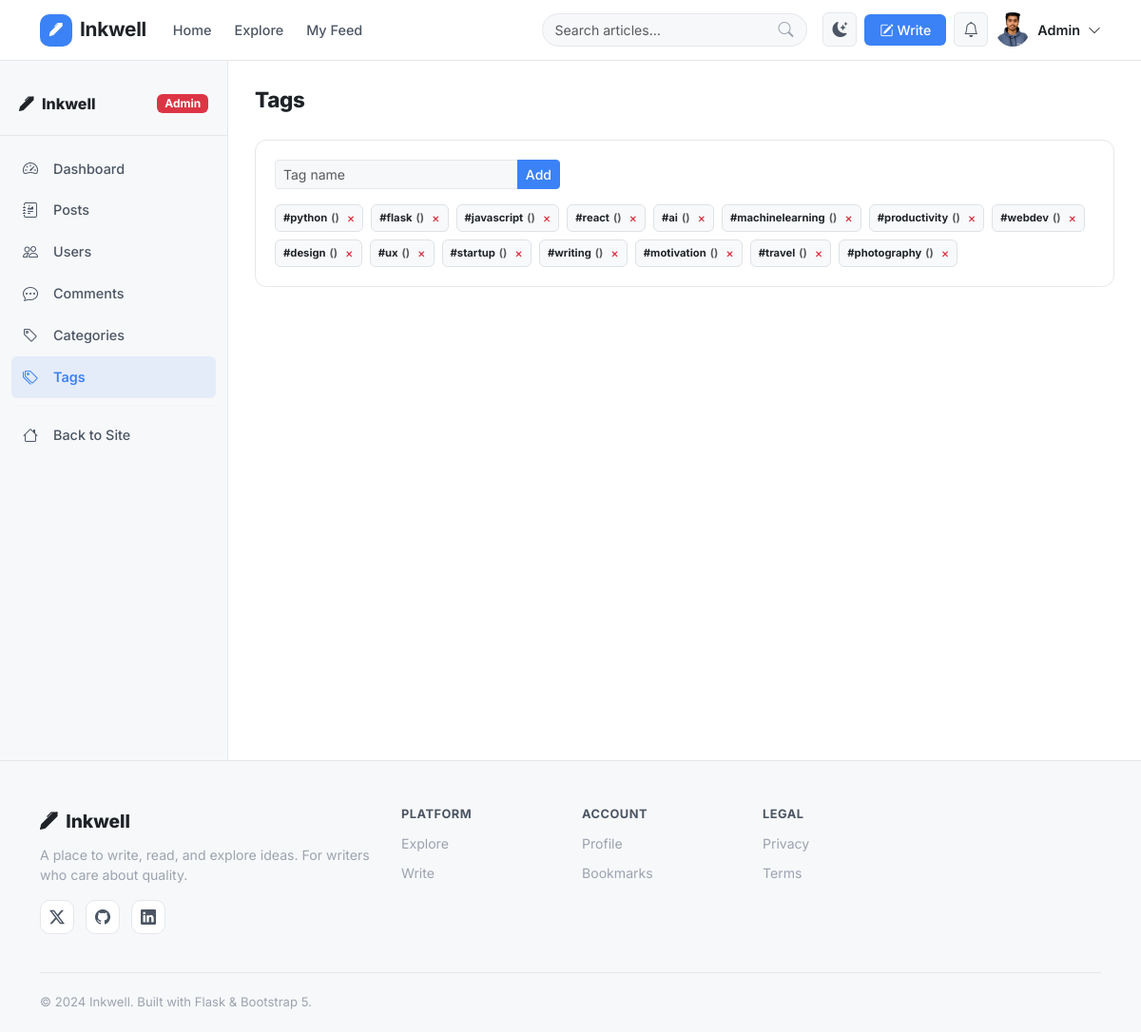
/admin/tags (signed in), run on the app's committed database.
### app/models/user.py (models this page shows, shortened)
class User(db.Model):
    __tablename__ = "users"
    id = db.Column(db.Integer, primary_key=True)
    username = db.Column(db.String(64), unique=True, nullable=False, index=True)
    email = db.Column(db.String(120), unique=True, nullable=False, index=True)
    password_hash = db.Column(db.String(256), nullable=False)
    display_name = db.Column(db.String(100))
    bio = db.Column(db.Text)
    avatar_url = db.Column(db.String(255), default="default_avatar.png")
    website = db.Column(db.String(255))
    twitter = db.Column(db.String(100))
    github = db.Column(db.String(100))
    linkedin = db.Column(db.String(100))
    role = db.Column(db.String(20), default="user")  # user | author | admin
    is_active = db.Column(db.Boolean, default=True)
    is_email_verified = db.Column(db.Boolean, default=False)
    created_at = db.Column(db.DateTime, default=datetime.utcnow)
    updated_at = db.Column(db.DateTime, default=datetime.utcnow, onupdate=datetime.utcnow)
    last_seen = db.Column(db.DateTime)
    posts = db.relationship("Post", backref="author", lazy="dynamic", cascade="all, delete-orphan")
    comments = db.relationship("Comment", backref="author", lazy="dynamic", cascade="all, delete-orphan")
    likes = db.relationship("Like", backref="user", lazy="dynamic", cascade="all, delete-orphan")
    bookmarks = db.relationship("Bookmark", backref="user", lazy="dynamic", cascade="all, delete-orphan")
    notifications = db.relationship("Notification", backref="recipient", lazy="dynamic",
                                    foreign_keys="Notification.user_id", cascade="all, delete-orphan")
    followed = db.relationship(
        "User",
        secondary=followers_table,
        primaryjoin=(followers_table.c.follower_id == id),
        secondaryjoin=(followers_table.c.followed_id == id),
        backref=db.backref("followers", lazy="dynamic"),
        lazy="dynamic",
    )

### app/models/tag.py (models this page shows, shortened)
class Tag(db.Model):
    __tablename__ = "tags"
    id = db.Column(db.Integer, primary_key=True)
    name = db.Column(db.String(50), unique=True, nullable=False)
    slug = db.Column(db.String(60), unique=True, nullable=False)

### app/blueprints/admin/__init__.py (the view, shortened to what this page needs)
@admin_bp.route("/tags", methods=["GET", "POST"])
@admin_required
def manage_tags():
    current_user = get_current_user()
    tags = Tag.query.all()
    return render_template("admin/tags.html", tags=tags, current_user=current_user)

### app/blueprints/admin/__init__.py (called while the page is built)
def get_current_user():
    uid = session.get("user_id")
    return User.query.get(uid) if uid else None

def admin_required(fn):
    from functools import wraps
    @wraps(fn)
    def wrapper(*args, **kwargs):
        current_user = get_current_user()
        if not current_user or current_user.role != "admin":
            flash("Admin access required.", "danger")
            return redirect(url_for("main.index"))
        return fn(*args, **kwargs)
    return wrapper

### app/templates/admin/tags.html (shortened to what this page needs)
{% extends "base.html" %}
{% block extra_css %}<link rel="stylesheet" href="{{ url_for('static', filename='css/admin.css') }}">{% endblock %}
{% block content %}
<div class="admin-layout">
  {% include 'admin/partials/sidebar.html' %}
  <div class="admin-main">
    <div class="admin-topbar"><h4 class="admin-page-title">Tags</h4></div>
    <div class="admin-card">
      <div class="admin-card-body">
        <form method="POST" class="mb-3">
          <div class="input-group input-group-sm" style="max-width:300px">
            <input type="text" name="name" class="form-control" placeholder="Tag name" required>
            <button class="btn btn-primary">Add</button>
          </div>
        </form>
        <div class="d-flex flex-wrap gap-2">
          {% for tag in tags %}
          <div class="d-flex align-items-center gap-1 badge bg-light text-dark border px-2 py-1">
            <span>#{{ tag.name }}</span>
            <span class="text-muted">({{ tag.post_count }})</span>
            <form method="POST" action="{{ url_for('admin.delete_tag', tag_id=tag.id) }}" style="display:inline" onsubmit="return confirm('Delete tag?')">
              <button type="submit" class="btn p-0 border-0 bg-transparent text-danger ms-1" style="font-size:.8rem">×</button>
            </form>
          </div>
          {% endfor %}
        </div>
      </div>
    </div>
  </div>
</div>
{% endblock %}

### app/templates/base.html (shortened to what this page needs)
<!DOCTYPE html>
<html lang="en" data-bs-theme="light">
<head>
  <link href="https://cdn.jsdelivr.net/npm/bootstrap@5.3.2/dist/css/bootstrap.min.css" rel="stylesheet">
  <link href="https://cdn.jsdelivr.net/npm/bootstrap-icons@1.11.3/font/bootstrap-icons.min.css" rel="stylesheet">
  <link href="https://unpkg.com/aos@2.3.4/dist/aos.css" rel="stylesheet">
  <link rel="stylesheet" href="{{ url_for('static', filename='css/main.css') }}">
  {% block extra_css %}{% endblock %}
</head>
<body class="d-flex flex-column min-vh-100">
<nav class="navbar navbar-expand-lg navbar-main sticky-top" id="mainNavbar">
  <div class="container">
    <a class="navbar-brand" href="{{ url_for('main.index') }}">
      <span class="brand-icon"><i class="bi bi-pen-fill"></i></span>
      <span class="brand-text">Inkwell</span>
    </a>
    <div class="collapse navbar-collapse" id="navbarNav">
      <ul class="navbar-nav me-auto">
        <li class="nav-item">
          <a class="nav-link {% if request.endpoint == 'main.index' %}active{% endif %}" href="{{ url_for('main.index') }}">Home</a>
        </li>
        <li class="nav-item">
          <a class="nav-link" href="{{ url_for('posts.index') }}">Explore</a>
        </li>
        {% if current_user %}
        <li class="nav-item">
          <a class="nav-link" href="{{ url_for('users.feed') }}">My Feed</a>
        </li>
        {% endif %}
      </ul>
      <form class="d-flex me-3 search-form" action="{{ url_for('posts.index') }}" method="GET">
        <div class="input-group search-input-group">
          <input type="search" name="q" class="form-control" placeholder="Search articles…" value="{{ request.args.get('q', '') }}">
          <button class="btn btn-search" type="submit"><i class="bi bi-search"></i></button>
        </div>
      </form>
      <ul class="navbar-nav align-items-center gap-2">
        <li class="nav-item">
          <button class="btn btn-theme-toggle" id="themeToggle" title="Toggle dark mode">
            <i class="bi bi-moon-stars-fill" id="themeIcon"></i>
          </button>
        </li>
        {% if current_user %}
        <li class="nav-item">
          <a class="btn btn-write" href="{{ url_for('posts.create') }}">
            <i class="bi bi-pencil-square me-1"></i>Write
          </a>
        </li>
        <li class="nav-item dropdown">
          <button class="btn btn-icon-nav" data-bs-toggle="dropdown">
            <i class="bi bi-bell"></i>
          </button>
        </li>
        <li class="nav-item dropdown">
          <button class="btn p-0 border-0 d-flex align-items-center gap-2" data-bs-toggle="dropdown" id="userMenuBtn">
            <img src="{{ url_for('static', filename=current_user.avatar_url) if current_user.avatar_url else url_for('static', filename='images/default_avatar.png') }}"
                 alt="{{ current_user.username }}" class="avatar-sm rounded-circle" onerror="this.src='/static/images/default_avatar.png'">
            <span class="user-name d-none d-lg-inline">{{ current_user.display_name or current_user.username }}</span>
            <i class="bi bi-chevron-down small"></i>
          </button>
        </li>
        {% endif %}
      </ul>
    </div>
  </div>
</nav>
<main class="flex-grow-1">
  {% block content %}{% endblock %}
</main>
<footer class="site-footer mt-auto">
  <div class="container">
    <div class="row gy-4">
      <div class="col-lg-4">
        <div class="footer-brand">
          <i class="bi bi-pen-fill me-2"></i><span>Inkwell</span>
        </div>
        <p class="footer-tagline">A place to write, read, and explore ideas. For writers who care about quality.</p>
        <div class="social-links">
          <a href="https://x.com/snehitsabale" target="_blank" rel="noopener"><i class="bi bi-twitter-x"></i></a>
          <a href="https://github.com/snehitsabale2108" target="_blank" rel="noopener"><i class="bi bi-github"></i></a>
          <a href="https://www.linkedin.com/in/snehit-sabale-09916b2a3/" target="_blank" rel="noopener"><i class="bi bi-linkedin"></i></a>
        </div>
      </div>
      <div class="col-6 col-lg-2">
        <h6 class="footer-heading">Platform</h6>
        <ul class="footer-links">
          <li><a href="{{ url_for('posts.index') }}">Explore</a></li>
          <li><a href="{{ url_for('posts.create') if current_user else url_for('auth.register') }}">Write</a></li>
        </ul>
      </div>
      <div class="col-6 col-lg-2">
        <h6 class="footer-heading">Account</h6>
        <ul class="footer-links">
          {% if current_user %}
          <li><a href="{{ url_for('users.profile', username=current_user.username) }}">Profile</a></li>
          <li><a href="{{ url_for('users.bookmarks') }}">Bookmarks</a></li>
          {% else %}
          <li><a href="{{ url_for('auth.register') }}">Sign Up</a></li>
          <li><a href="{{ url_for('auth.login') }}">Sign In</a></li>
          {% endif %}
        </ul>
      </div>
      <div class="col-6 col-lg-2">
        <h6 class="footer-heading">Legal</h6>
        <ul class="footer-links">
          <li><a href="{{ url_for('main.privacy') }}">Privacy</a></li>
          <li><a href="{{ url_for('main.terms') }}">Terms</a></li>
        </ul>
      </div>
    </div>
    <div class="footer-bottom">
      <span>© {{ 2024 }} Inkwell. Built with Flask &amp; Bootstrap 5.</span>
    </div>
  </div>
</footer>
</body>
</html>

### app/static/css/admin.css (style rules this page uses)
.admin-layout { display: flex; min-height: calc(100vh - 64px); }
.admin-main { flex: 1; padding: 1.75rem; overflow: auto; }
.admin-topbar { display: flex; align-items: center; justify-content: space-between; flex-wrap: wrap; gap: 1rem; margin-bottom: 1.75rem; }
.admin-page-title { font-size: 1.4rem; font-weight: 800; letter-spacing: -.3px; margin: 0; }
.admin-card { background: var(--ink-bg); border: 1px solid var(--ink-border); border-radius: var(--ink-radius); overflow: hidden; }
.admin-card-body { padding: 1.25rem; }

### data on the page
User: avatar_url (picture), display_name "Admin"
Tag: name "python"
Tag: name "flask"
Tag: name "javascript"
Tag: name "react"
Tag: name "ai"
Tag: name "machinelearning"
Tag: name "productivity"
Tag: name "webdev"
Tag: name "design"
Tag: name "ux"
Tag: name "startup"
Tag: name "writing"
Tag: name "motivation"
Tag: name "travel"
Tag: name "photography"

### other printed values
{{ 2024 }} "2024"
